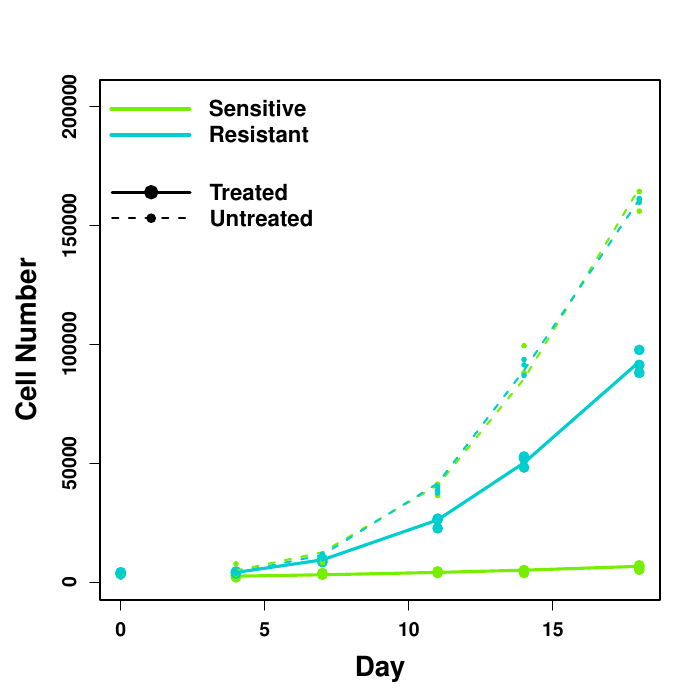

Here is the R script that generated this plot:
pdf("Fig1.pdf")
par(mar=c(5,5,4,2),font=2, font.axis=2, font.lab=2,
#    font.main=2,family="Arial")
    font.main=2)
faxissize <- 1.2
flabsize <- 1.7
fnamesize <- 1.7
fmainsize <- 1.7
#########################################
########## Costs of resistance ##########
#########################################

# CAMA-1
tmpS <- subset(cama.rK,ilvl1==1 & ilvl2==1 & env == "S")
tmpR <- subset(cama.rK,ilvl1==1 & ilvl2==1 & env == "R")
tnms <- c("file",rKnms)
tmpS <- tmpS[,tnms]
tmpR <- tmpR[,tnms]
names(tmpS)[names(tmpS) %in% rKnms] <- rKnmsS
names(tmpR)[names(tmpR) %in% rKnms] <- rKnmsR
camacosts <- cbind(tmpS,tmpR[,rKnmsR])

# Test for differences
t.test(camacosts$rS,camacosts$rR,paired=TRUE) #p=0.421
t.test(camacosts$KS,camacosts$KR,paired=TRUE) #p=0.0048
# Resistant cells mainly have lower K

#########################################
########## Benefit of resistance ########
#########################################

tmpS <- subset(cama.rK,ilvl1==2 & ilvl2==1 & env == "S")
tmpR <- subset(cama.rK,ilvl1==2 & ilvl2==1 & env == "R")
tnms <- c("file","level1",rKnms)
tmpS <- tmpS[,tnms]
tmpR <- tmpR[,tnms]
names(tmpS)[names(tmpS) %in% rKnms] <- rKnmsS
names(tmpR)[names(tmpR) %in% rKnms] <- rKnmsR
camabenefits <- cbind(tmpS,tmpR[,rKnmsR])
# Stats are annoying because Fulvestrant3 cells just quite growing.
# We'd like to show that S cells take a larger reduction in growth than
# R cells, but might need to use growth until some target day, like day
# 11, to do this

# Regressions show that there is an interaction, visible by day 7 and
# strongest at day 14
summary(lm(I(cells4/cells0) ~ type*(level1 > 0),camacompdat,subset=level2==0))
## (Intercept)             1.429      0.107   13.31   <2e-16 ***
## typeS                   0.221      0.152    1.45     0.15    
## level1 > 0TRUE         -0.144      0.152   -0.95     0.35    
## typeS:level1 > 0TRUE   -0.354      0.215   -1.65     0.11    

summary(lm(I(cells7/cells0) ~ type*(level1 > 0),camacompdat,subset=level2==0))
## (Intercept)             4.111      0.515    7.98  4.3e-10 ***
## typeS                   0.557      0.729    0.76    0.448    
## level1 > 0TRUE         -0.727      0.729   -1.00    0.324    
## typeS:level1 > 0TRUE   -2.237      1.031   -2.17    0.035 *  

summary(lm(I(cells11/cells0) ~ type*(level1 > 0),camacompdat,subset=level2==0))
## (Intercept)             11.96       1.19   10.01  6.5e-13 ***
## typeS                    5.82       1.69    3.45   0.0013 ** 
## level1 > 0TRUE          -3.19       1.69   -1.89   0.0656 .  
## typeS:level1 > 0TRUE   -12.23       2.39   -5.12  6.6e-06 ***

summary(lm(I(cells14/cells0) ~ type*(level1 > 0),camacompdat,subset=level2==0))
## (Intercept)             28.77       2.29   12.55  3.9e-16 ***
## typeS                   12.47       3.24    3.85  0.00038 ***
## level1 > 0TRUE         -10.04       3.24   -3.10  0.00339 ** 
## typeS:level1 > 0TRUE   -27.22       4.58   -5.94  4.1e-07 ***

summary(lm(I(cells18/cells0) ~ type*(level1 > 0),camacompdat,subset=level2==0))
## (Intercept)             50.02       4.04   12.37  6.4e-16 ***
## typeS                   20.34       5.72    3.56  0.00092 ***
## level1 > 0TRUE         -17.29       5.72   -3.02  0.00417 ** 
## typeS:level1 > 0TRUE   -43.72       8.09   -5.41  2.5e-06 ***

# This looks great -- at all times we see a significant interaction with
# S cells growing more slowly with treatment and faster without

# Check the effects of the experiment, keeping level1 as a number
summary(lm(I(cells14/cells0) ~ type*level1+as.factor(file),camacompdat,subset=level2==0))
## (Intercept)                  27.9459     3.2819    8.52  1.3e-10 ***
## typeS                         9.2110     3.2496    2.83   0.0071 ** 
## level1                       -0.0369     0.0105   -3.51   0.0011 ** 
## as.factor(file)FOHTamoxifen   5.8314     3.4923    1.67   0.1026    
## as.factor(file)Fulvestrant3   2.4340     3.4082    0.71   0.4792    
## as.factor(file)Raloxifene3   -2.8930     3.4923   -0.83   0.4122    
## typeS:level1                 -0.0690     0.0145   -4.75  2.5e-05 ***
# No significant effect of file on the ratio

# Ill-advised check of three-way interaction
summary(lm(I(cells14/cells0) ~ type*level1*as.factor(file),camacompdat,subset=level2==0))
## (Intercept)                               30.39126    1.86591   16.29  < 2e-16 ***
## typeS                                     -2.12058    2.63879   -0.80  0.42755    
## level1                                    -0.04337    0.00660   -6.57  2.1e-07 ***
## as.factor(file)FOHTamoxifen               12.53026    2.63879    4.75  4.1e-05 ***
## as.factor(file)Fulvestrant3               -6.42288    2.63879   -2.43  0.02069 *  
## as.factor(file)Raloxifene3               -12.60493    2.63879   -4.78  3.8e-05 ***
## typeS:level1                              -0.02399    0.00933   -2.57  0.01500 *  
## typeS:as.factor(file)FOHTamoxifen          7.07683    3.73181    1.90  0.06697 .  
## typeS:as.factor(file)Fulvestrant3         21.75138    3.73181    5.83  1.8e-06 ***
## typeS:as.factor(file)Raloxifene3          29.51902    3.73181    7.91  5.0e-09 ***
## level1:as.factor(file)FOHTamoxifen        -0.01966    0.01475   -1.33  0.19200    
## level1:as.factor(file)Fulvestrant3         0.01754    0.00933    1.88  0.06917 .  
## level1:as.factor(file)Raloxifene3          0.04401    0.01475    2.98  0.00542 ** 
## typeS:level1:as.factor(file)FOHTamoxifen  -0.13322    0.02086   -6.39  3.6e-07 ***
## typeS:level1:as.factor(file)Fulvestrant3  -0.05528    0.01319   -4.19  0.00021 ***
## typeS:level1:as.factor(file)Raloxifene3   -0.15676    0.02086   -7.51  1.5e-08 ***
# That was ill-advised.

# Graph growth curves with Estradiol
nm <- "Estradiol1"
tfile <- get(nm)
tfile <- subset(tfile,day < 21)
tfile.rK <- get(paste0(nm,".rK"))
plot(cells ~ day,tfile,col="white",
     xlab="Day",ylab="Cell Number",cex.lab=flabsize,cex.axis=faxissize)
tmpfile <- subset(tfile,env != "M" & ilvl1==2 & level2==0)
tmpfile.rK <- subset(tfile.rK,env != "M" & ilvl1==2 & level2==0)
for (irow in 1:nrow(tmpfile.rK)) {
  tmp0 <- subset(tmpfile,type ==tmpfile.rK$type[irow])
  tmp <- subset(tmp0,day > 0)
  days <- unique(tmp$day)
  Cpred <- lfun(mean(tmp$cells[tmp$day==4]),tmpfile.rK$K[irow],tmpfile.rK$r[irow],days)
  points(cells ~ day,tmp0,pch=19,col=camacols[tmp0$type],cex=1.3)
  lines(days,Cpred,lwd=3,col=camacols[tmp0$type],lty=1)
}

tmpfile <- subset(tfile,env != "M" & level1==0 & level2==0)
tmpfile.rK <- subset(tfile.rK,env != "M" & level1==0 & level2==0)
for (irow in 1:nrow(tmpfile.rK)) {
  tmp0 <- subset(tmpfile,type ==tmpfile.rK$type[irow])
  tmp <- subset(tmp0,day > 0)
  days <- unique(tmp$day)
  Cpred <- lfun(mean(tmp$cells[tmp$day==4]),tmpfile.rK$K[irow],tmpfile.rK$r[irow],days)
  points(cells ~ day,tmp0,pch=19,col=camacols[tmp0$type],cex=0.6)
  lines(days,Cpred,lwd=2,lty=2,col=camacols[tmp0$type])
}
legend(-1.0,210000,c("Sensitive","Resistant"),lwd=4,bty="n",
     col=camacols,cex=1.3,seg.len=4)
legend(-0.5,175000,c("Treated","Untreated"),bty="n",
     col=1,lty=c(1,2),lwd=c(3,2),pch=19,pt.cex=c(1.5,1.0),cex=1.3,seg.len=4)

# Make a graphable version
camacomprat <- subset(camacompdat,level2==0)
camacomprat$type[camacomprat$type=="S"] <- "B"  #Stupid way to get S before R
par(mar=c(9,5,4,2))
boxplot(log(cells14/cells0) ~ type+(level1>0),camacomprat,
        col=c(camacols,camacols),
        ylab="Growth by Day 14",xaxt="n",xlab="",
        cex.lab=flabsize,cex.axis=faxissize,cex.names=fnamesize)
axis(1, labels = FALSE)
# labels <- c("S untreated","R untreated","S treated","R treated")
# text(x =  seq_along(labels), y = par("usr")[3]-0.2, srt = 45, adj = 1,
#      labels = labels, xpd = TRUE,cex=flabsize)
labels <- c("Untreated","Treated")
text(x =  2*seq_along(labels)-0.5, y = par("usr")[3]-0.3, srt = 0, adj = 0.5,
      labels = labels, xpd = TRUE,cex=flabsize+0.2)
legend("left",c("Sensitive","Resistant"),fill=camacols,bty="n",cex=1.3)
par(mar=c(5,5,4,2))

summary(lm(I(cells14/cells0) ~ type*(level1 > 0),camacompdat,subset=level2==0))
## (Intercept)             28.77       2.29   12.55  3.9e-16 ***
## typeS                   12.47       3.24    3.85  0.00038 ***
## level1 > 0TRUE         -10.04       3.24   -3.10  0.00339 ** 
## typeS:level1 > 0TRUE   -27.22       4.58   -5.94  4.1e-07 ***

####################################################
##### Figure 1e, the pedagogical figure ############
####################################################
par(mar=c(5.1,5.1,8.1,2.1),xpd=TRUE)
nm <- camafiles[1]
  tfile <- get(nm)
  tfile.rK <- get(paste0(nm,".rK"))
  cases <- subset(tfile.rK,level1 > 0 & level2 == 0 & env=="M" & type=="S")
  controlS <- subset(tfile,env=="S" & type=="S" & day > 0 & day < 21 &
                    level1==0 & level2==0)
  riboS <- subset(tfile,env=="S" & type=="S" & day > 0 & day < 21 &
                    level1==cases$level1 & level2==0)
  competeS <- subset(tfile,env=="M" & type=="S" & day > 0 & day < 21 &
                    level1==0 & level2==0)
  facilS <- subset(tfile,env=="M" & type=="S" & day > 0 & day < 21 &
                    level1==cases$level1 & level2==0)
  days <- unique(controlS$day)

  controlR <- subset(tfile,env=="R" & type=="R" & day > 0 & day < 21 &
                    level1==0 & level2==0)
  riboR <- subset(tfile,env=="R" & type=="R" & day > 0 & day < 21 &
                    level1==cases$level1 & level2==0)
  competeR <- subset(tfile,env=="M" & type=="R" & day > 0 & day < 21 &
                    level1==0 & level2==0)
  facilR <- subset(tfile,env=="M" & type=="R" & day > 0 & day < 21 &
                    level1==cases$level1 & level2==0)

# Pull out the fits
  controlS.rK <- subset(tfile.rK,env=="S" & type=="S" & 
                    level1==0 & level2==0)
  riboS.rK <- subset(tfile.rK,env=="S" & type=="S" & 
                    level1==cases$level1 & level2==0)
  competeS.rK <- subset(tfile.rK,env=="M" & type=="S" & 
                    level1==0 & level2==0)
  facilS.rK <- subset(tfile.rK,env=="M" & type=="S" & 
                    level1==cases$level1 & level2==0)

  controlR.rK <- subset(tfile.rK,env=="R" & type=="R" &
                    level1==0 & level2==0)
  riboR.rK <- subset(tfile.rK,env=="R" & type=="R" &
                    level1==cases$level1 & level2==0)
  competeR.rK <- subset(tfile.rK,env=="M" & type=="R" &
                    level1==0 & level2==0)
  facilR.rK <- subset(tfile.rK,env=="M" & type=="R" &
                    level1==cases$level1 & level2==0)

# Make the predictions
  days <- c(4,7,11,14,18)
  controlpredS <- data.frame(day=days,
                  cells=lfun(mean(controlS$cells[controlS$day==4]),
                                  controlS.rK$K,controlS.rK$r,days))

  ribopredS <- data.frame(day=days,
                  cells=lfun(mean(riboS$cells[riboS$day==4]),
                                  riboS.rK$K,riboS.rK$r,days))

# Pull out the parameters 
  competeparms <- c(rS=competeS.rK$r,
             KS=competeS.rK$K,
             rR=competeR.rK$r,
             KR=competeR.rK$K,
             alphaRS=competeR.rK$alphaval,
             alphaSR=competeS.rK$alphaval)

  facilparms <- c(rS=facilS.rK$r,
             KS=facilS.rK$K,
             rR=facilR.rK$r,
             KR=facilR.rK$K,
             alphaRS=facilR.rK$alphaval,
             alphaSR=facilS.rK$alphaval)

  init <- c(mean(competeS$cells[competeS$day==4]),
                                  mean(competeR$cells[competeR$day==4]))
  names(init) <- c("S","R")
  LVout <- as.data.frame(ode(y=init,parms=competeparms,times=days,func=LVmodel))
  competepredS <- LVout$S

  init <- c(mean(facilS$cells[facilS$day==4]),mean(facilR$cells[facilR$day==4]))
  names(init) <- c("S","R")
  LVout <- as.data.frame(ode(y=init, parms=facilparms,times=days, func=LVmodel))
  facilpredS <- LVout$S

# Make the null models to compare
  nullparms <- facilparms
  nullparms["rS"] <- (riboS.rK$r)*(competeS.rK$r)/controlS.rK$r
  nullparms["KS"] <- (riboS.rK$K)*(competeS.rK$K)/controlS.rK$K
  nullparms["rR"] <- (riboR.rK$r)*(competeR.rK$r)/controlR.rK$r
  nullparms["KR"] <- (riboR.rK$K)*(competeR.rK$K)/controlR.rK$K
  LVout <- as.data.frame(ode(y=init, parms=nullparms,times=days, func=LVmodel))
  nullpredS <- LVout$S

# Plot up the data
    plot(cells ~ day,controlS,pch="",col=camacols["S"],
         xlim = c(4,max(days)+9.0),
         ylim = c(0,max(cells)*1.02),
         xlab="Day",ylab="Cell number",cex.lab=1.7,cex.axis=1.3)
    points(cells ~ day,controlS,pch=1,col=camacols["S"])
    points(cells ~ day,riboS,pch=19,col=camacols["S"])
    points(cells ~ day,competeS,pch=1,col="purple")
    points(cells ~ day,facilS,pch=19,col="purple")
    legend("topleft",inset=c(0,-0.3),
                     c("Untreated Monoculture",
                       "Treated Monoculture",
                       "Untreated Coculture",
                       "Treated Coculture",
                       "Expected: Treated Coculture"),lwd=1,seg.len=4,
           col=c(camacols["S"],camacols["S"],"purple","purple","black"),
           pch=c(1,19,1,19,NA),lty=c(2,1,2,1,1),bty="n",cex=1.0)

    legend("topright",inset=c(0,-0.3),
                      c("a. Treatment cost",
                       "b. Competition cost",
                       "c. Observed combined cost",
                       "d. Expected combined cost",
                       "e. Facilitation"),
                        lwd=3,pch=rep(NA,5),
           col=c(camacols["S"],"purple","blue","black","purple4"),
           lty=rep(NA,5),bty="n",seg.len=2)
  par(font = 5) #change font to get arrows
    legend("topright", inset=c(0.35,-0.3),legend = rep(NA,5), pch = rep(174,5),
       lwd = 3, col=c(camacols["S"],"purple","blue","black","purple4"),
       lty = rep(NA,5), bty = "n",seg.len=2) 
par(font = 1) #back to default
# Add predicted to the graph

    lines(cells ~ day,controlpredS,lwd=3,lty=2,col=camacols["S"])
    lines(cells ~ day,ribopredS,lwd=3,col=camacols["S"])
    lines(days,competepredS,lwd=3,lty=2,col="purple")
    lines(days,facilpredS,lwd=3,col="purple")
    lines(days,nullpredS,lwd=3,col="black")

# Here's the cost of competition arrow
    lday <- length(days)
    fudge <- 0.2
    fp <-  (controlpredS$cells[3]+controlpredS$cells[4])/2
    lp <- (competepredS[3]+competepredS[4])/2
    dy <- (days[3]+days[4])/2
    arrows(dy,fp+fudge*(lp-fp),dy,fp+(1-fudge)*(lp-fp),
          col="purple",code=2,lty=1,lwd=2,length=0.1)
    tsize <- 1.2
    text(dy-0.5,(lp+fp)/2,"b. Competition cost",col="purple",pos=2,cex=tsize)

# Here's the cost of treatment arrow
    fudge <- 0.0
    fp <- controlpredS$cells[lday]
    lp <- ribopredS$cells[lday]
    dy <- max(days)+1
    arrows(dy,fp+fudge*(lp-fp),dy,fp+(1-fudge)*(lp-fp),
          col=camacols["S"],code=2,lty=1,lwd=3,length=0.1)
    text(dy+15*fudge,0.3*(lp+fp),"a. Treatment \n cost",
         col=camacols["S"],pos=2,cex=tsize)

# Here's the observed combined cost arrow
    fudge <- 0.0
    fp <- controlpredS$cells[lday]
    lp <- facilpredS[lday]
    dy <- max(days)+2
    arrows(dy,fp+fudge*(lp-fp),dy,fp+(1-fudge)*(lp-fp),
          col="blue",code=2,lty=1,lwd=3,length=0.1)
    text(dy,(lp+fp)/2,"c. Observed \ncombined \ncost",
         col="blue",pos=4,cex=tsize)

# Here's the predicted combined cost arrow (has to jump)
    fudge <- 0.02
    dy <- max(days)+3
# Bottom bit
    fp <- 0.53*controlpredS$cells[lday]
    lp <- nullpredS[lday]
    arrows(dy,fp+fudge*(lp-fp),dy,fp+(1-fudge)*(lp-fp),
          col=1,code=2,lty=1,lwd=3,length=0.1)
# Top bit
    fudge <- 0.0
    fp <- controlpredS$cells[lday]
    lp <- 0.7*controlpredS$cells[lday]
    segments(dy,fp+fudge*(lp-fp),dy,fp+(1-fudge)*(lp-fp),
          col=1,lty=1,lwd=3)

    fudge <- 0.02
    fp <- controlpredS$cells[lday]
    lp <- nullpredS[lday]
    text(dy,(lp+fp)/3,"d. Expected \ncombined \ncost",col=1,pos=4,cex=tsize)

# Here's the facilitation combined cost arrow
    fudge <- 0.02
    fp <- facilpredS[lday]
    lp <- nullpredS[lday]
    dy <- max(days)+4
    arrows(dy,fp+fudge*(lp-fp),dy,fp+(1-fudge)*(lp-fp),
          col="purple4",code=3,lty=1,lwd=3,length=0.1)
    text(dy,(lp+fp)/2,"e. Facilitation",col="purple4",pos=4,cex=tsize)

par(mar=c(5.1,4.1,4.1,2.1))

#########################################
########## Asymmetry of competition #####
#########################################

tmpS <- subset(cama.rK,ilvl1==1 & ilvl2==1 & type == "S" & env=="M")
tmpR <- subset(cama.rK,ilvl1==1 & ilvl2==1 & type == "R" & env=="M")
tnms <- c("file","alpha")
tmpS <- tmpS[,tnms]
tmpR <- tmpR[,tnms]
names(tmpS)[2] <- "alphaSR"
names(tmpR)[2] <- "alphaRS"
camaalphas <- cbind(tmpS,alphaRS=tmpR[,2])
ks.test(camaalphas$alphaRS,camaalphas$alphaSR)   #p-value = 0.029
wilcox.test(camaalphas$alphaRS,camaalphas$alphaSR)   #p-value = 0.029
t.test(camaalphas$alphaRS,camaalphas$alphaSR)   #p-value = 0.0023
t.test(camaalphas$alphaRS,camaalphas$alphaSR,paired=TRUE)   #p-value = 0.013

boxplot(camaalphas[,c("alphaRS","alphaSR")],
        ylim=c(0,2.1),xaxt="n",xlab="",
#        names=c(expression(alpha[RS],alpha[SR])),
        col=camacols,
        ylab="Competitive Effect",
        cex.lab=flabsize,cex.axis=faxissize,cex.names=fnamesize)
abline(h=1,lty=3,col="gray")
title(main="Competitive Effects in CAMA-1 Cells",cex.main=fmainsize)
labels=c("Effect of sensitive \n on resistant", "Effect of resistant \n on sensitive")
text(x = 0.0+seq_along(labels), y = -0.25, srt = 0, adj = 0.5,
   labels = labels, xpd = TRUE,cex=flabsize)
t.test(camaalphas[,2],camaalphas[,3])
# t = -6.53, df = 4.25, p-value = 0.0023

#########################################
############# Facilitation ##############
#########################################

controlS.rK <- subset(cama.rK,env=="S" & type=="S" & level1==0 & level2==0)
riboS.rK <- subset(cama.rK,env=="S" & type=="S" & level1>0 & level2==0)
competeS.rK <- subset(cama.rK,env=="M" & type=="S" & level1==0 & level2==0)
facilS.rK <- subset(cama.rK,env=="M" & type=="S" & level1>0 & level2==0)
facilS <- subset(camadat,env=="M" & type=="S" & level1>0 & level2==0)
tmpS <- aggregate(cells ~ day+file,subset(facilS,day > 0 & day < 21),mean)
names(tmpS)[names(tmpS)=="cells"] <- "S"

controlR.rK <- subset(cama.rK,env=="R" & type=="R" & level1==0 & level2==0)
riboR.rK <- subset(cama.rK,env=="R" & type=="R" & level1>0 & level2==0)
competeR.rK <- subset(cama.rK,env=="M" & type=="R" & level1==0 & level2==0)
facilR.rK <- subset(cama.rK,env=="M" & type=="R" & level1>0 & level2==0)
facilR <- subset(camadat,env=="M" & type=="R" & level1>0 & level2==0)
tmpR <- aggregate(cells ~ day+file,subset(facilR,day > 0 & day < 21),mean)
names(tmpR)[names(tmpR)=="cells"] <- "R"
camafacilitation <- cbind(tmpS,R=tmpR$R)

# Pull out the parameters 
facilparms <- controlS.rK[,c("file","level1")]
facilparms$rS <- facilS.rK$r
facilparms$KS <- facilS.rK$K
facilparms$rR <- facilR.rK$r
facilparms$KR <- facilR.rK$K
facilparms$alphaSR <- facilS.rK$alpha
facilparms$alphaRS <- facilR.rK$alpha

nullparms <- facilparms
nullparms["rS"] <- (riboS.rK$r)*(competeS.rK$r)/controlS.rK$r
nullparms["KS"] <- (riboS.rK$K)*(competeS.rK$K)/controlS.rK$K
nullparms["rR"] <- (riboR.rK$r)*(competeR.rK$r)/controlR.rK$r
nullparms["KR"] <- (riboR.rK$K)*(competeR.rK$K)/controlR.rK$K

# Make the null models to compare

nullpredS <- NULL
nullpredR <- NULL
for (nm in unique(camafacilitation$file)) {
  init <- with(camafacilitation,c(S[file==nm & day==4],
                           R[file==nm & day==4]))
  names(init) <- c("S","R")
  pnms <- c("rS","KS","rR","KR","alphaSR","alphaRS")
  parms <- nullparms[nullparms$file==nm,pnms]
  days <- camafacilitation$day[camafacilitation$file==nm]
  LVout <- as.data.frame(ode(y=init, parms=parms,times=days, func=LVmodel))
  nullpredS <- c(nullpredS,LVout$S)
  nullpredR <- c(nullpredR,LVout$R)
}
camafacilitation$nullS <- nullpredS
camafacilitation$nullR <- nullpredR

# Find the log of the ratios
camafacilitation <- within(camafacilitation,logSrat <- log(S/nullS))
camafacilitation <- within(camafacilitation,logRrat <- log(R/nullR))
labs <- substr(camafacilitation$file,1,1)
labs[camafacilitation$file=="FOHTamoxifen"] <- "T"
# These look really nice
plot(logSrat ~ day,camafacilitation,pch=19,cex=1,col=camacols["S"],ylim=c(-1,7),
     xlab="Day",ylab="Strength of Facilitation",
     cex.lab=flabsize,cex.axis=faxissize)
# with(camafacilitation,text(day,logSrat,labs,col=camacols["S"]))
lines(aggregate(logSrat ~ day,camafacilitation,mean),col=camacols["S"],lwd=3)
points(logRrat ~ day,camafacilitation,pch=19,cex=1,col=camacols["R"])
# with(camafacilitation,text(day,logRrat,labs,col=camacols["R"]))
lines(aggregate(logRrat ~ day,camafacilitation,mean),col=camacols["R"],lwd=3)
abline(h=0,lty=3,col="gray")
title(main="Facilitation in CAMA-1 Cells",cex.main=fmainsize)
legend("topleft",c("Sensitive","Resistant"),bty="n",lwd=3,
       col=c(camacols["S"],camacols["R"]),lty=1,cex=1.3)
Scama <-    camafacilitation[,c("day","file","S","nullS","logSrat")]
Rcama <-    camafacilitation[,c("day","file","R","nullR","logRrat")]
names(Scama) <- c("day","file","cells","null","lograt")
names(Rcama) <- c("day","file","cells","null","lograt")
Scama$type <- "S"
Rcama$type <- "R"
SRcama <- rbind(Scama,Rcama)
summary(lm(lograt ~ day*type,SRcama))
## (Intercept)   0.2032     0.4753    0.43  0.67153    
## day          -0.0309     0.0400   -0.77  0.44505    
## typeS        -0.9784     0.6722   -1.46  0.15417    
## day:typeS     0.2125     0.0566    3.76  0.00061 ***

dev.off()
